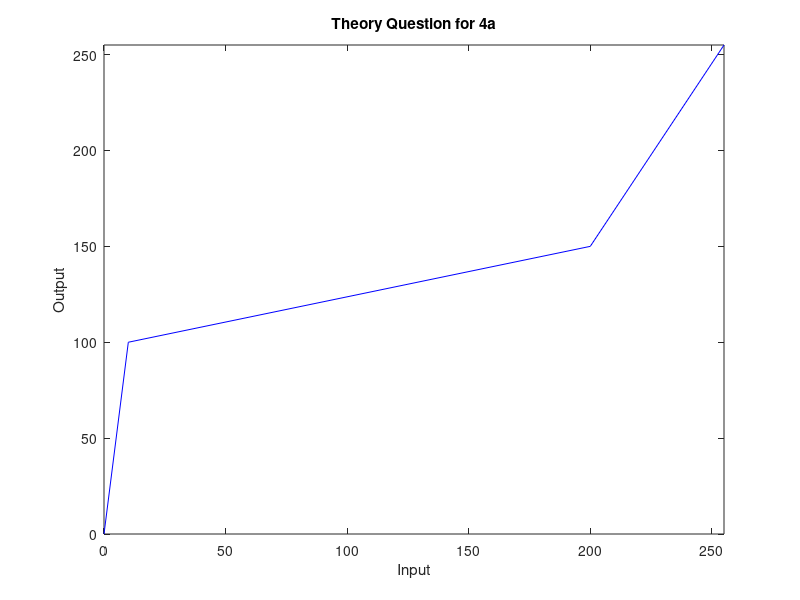

Reproduce this figure in MATLAB.
% Author: Harry Chong
% Date: 1/18/2021
clc, clear, close all

x = [0, 10, 200, 255];
y = [0, 100, 150, 255];
plot(x,y,'b');
title('Theory Question for 4a')
xlim([0 255]); xlabel('Input')
ylim([0 255]); ylabel('Output')